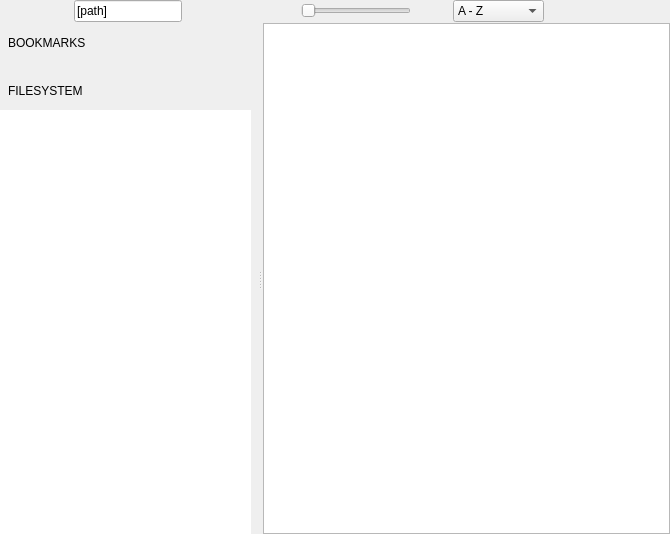
<?xml version="1.0" encoding="UTF-8"?>
<ui version="4.0">
 <class>FolderView</class>
 <widget class="QWidget" name="FolderView">
  <property name="geometry">
   <rect>
    <x>0</x>
    <y>0</y>
    <width>670</width>
    <height>534</height>
   </rect>
  </property>
  <property name="focusPolicy">
   <enum>Qt::StrongFocus</enum>
  </property>
  <property name="windowTitle">
   <string>Form</string>
  </property>
  <layout class="QVBoxLayout" name="verticalLayout">
   <property name="spacing">
    <number>0</number>
   </property>
   <property name="leftMargin">
    <number>0</number>
   </property>
   <property name="topMargin">
    <number>0</number>
   </property>
   <property name="rightMargin">
    <number>0</number>
   </property>
   <property name="bottomMargin">
    <number>0</number>
   </property>
   <item>
    <widget class="QWidget" name="topBar" native="true">
     <property name="sizePolicy">
      <sizepolicy hsizetype="Preferred" vsizetype="Fixed">
       <horstretch>0</horstretch>
       <verstretch>0</verstretch>
      </sizepolicy>
     </property>
     <property name="accessibleName">
      <string notr="true">FolderViewTopBar</string>
     </property>
     <layout class="QHBoxLayout" name="horizontalLayout_5">
      <property name="spacing">
       <number>0</number>
      </property>
      <property name="leftMargin">
       <number>0</number>
      </property>
      <property name="topMargin">
       <number>0</number>
      </property>
      <property name="rightMargin">
       <number>0</number>
      </property>
      <property name="bottomMargin">
       <number>0</number>
      </property>
      <item>
       <widget class="ActionButton" name="togglePlacesPanelButton" native="true">
        <property name="sizePolicy">
         <sizepolicy hsizetype="Fixed" vsizetype="Expanding">
          <horstretch>0</horstretch>
          <verstretch>0</verstretch>
         </sizepolicy>
        </property>
        <property name="minimumSize">
         <size>
          <width>40</width>
          <height>0</height>
         </size>
        </property>
        <property name="maximumSize">
         <size>
          <width>40</width>
          <height>16777215</height>
         </size>
        </property>
        <property name="accessibleName">
         <string notr="true">CheckableButtonLE</string>
        </property>
       </widget>
      </item>
      <item>
       <widget class="QWidget" name="pathBar" native="true">
        <property name="sizePolicy">
         <sizepolicy hsizetype="Minimum" vsizetype="Expanding">
          <horstretch>0</horstretch>
          <verstretch>0</verstretch>
         </sizepolicy>
        </property>
        <property name="accessibleName">
         <string notr="true">PathBar</string>
        </property>
        <layout class="QHBoxLayout" name="horizontalLayout">
         <property name="spacing">
          <number>0</number>
         </property>
         <property name="leftMargin">
          <number>0</number>
         </property>
         <property name="topMargin">
          <number>0</number>
         </property>
         <property name="rightMargin">
          <number>0</number>
         </property>
         <property name="bottomMargin">
          <number>0</number>
         </property>
         <item>
          <widget class="ActionButton" name="upButton" native="true">
           <property name="sizePolicy">
            <sizepolicy hsizetype="Fixed" vsizetype="Expanding">
             <horstretch>0</horstretch>
             <verstretch>0</verstretch>
            </sizepolicy>
           </property>
           <property name="minimumSize">
            <size>
             <width>34</width>
             <height>0</height>
            </size>
           </property>
           <property name="maximumSize">
            <size>
             <width>34</width>
             <height>16777215</height>
            </size>
           </property>
           <property name="accessibleName">
            <string notr="true">PathBarButton</string>
           </property>
          </widget>
         </item>
         <item>
          <widget class="QLineEdit" name="pathLabel">
           <property name="text">
            <string>[path]</string>
           </property>
          </widget>
         </item>
        </layout>
       </widget>
      </item>
      <item>
       <spacer name="pathbarSpacer">
        <property name="orientation">
         <enum>Qt::Horizontal</enum>
        </property>
        <property name="sizeType">
         <enum>QSizePolicy::MinimumExpanding</enum>
        </property>
        <property name="sizeHint" stdset="0">
         <size>
          <width>0</width>
          <height>20</height>
         </size>
        </property>
       </spacer>
      </item>
      <item>
       <widget class="QSlider" name="zoomSlider">
        <property name="sizePolicy">
         <sizepolicy hsizetype="Fixed" vsizetype="Fixed">
          <horstretch>0</horstretch>
          <verstretch>0</verstretch>
         </sizepolicy>
        </property>
        <property name="minimumSize">
         <size>
          <width>110</width>
          <height>0</height>
         </size>
        </property>
        <property name="maximumSize">
         <size>
          <width>110</width>
          <height>16777215</height>
         </size>
        </property>
        <property name="focusPolicy">
         <enum>Qt::NoFocus</enum>
        </property>
        <property name="contextMenuPolicy">
         <enum>Qt::NoContextMenu</enum>
        </property>
        <property name="accessibleName">
         <string>FolderViewSlider</string>
        </property>
        <property name="orientation">
         <enum>Qt::Horizontal</enum>
        </property>
        <property name="tickPosition">
         <enum>QSlider::NoTicks</enum>
        </property>
       </widget>
      </item>
      <item>
       <spacer name="zoomSliderSpacer">
        <property name="orientation">
         <enum>Qt::Horizontal</enum>
        </property>
        <property name="sizeType">
         <enum>QSizePolicy::Fixed</enum>
        </property>
        <property name="sizeHint" stdset="0">
         <size>
          <width>3</width>
          <height>20</height>
         </size>
        </property>
       </spacer>
      </item>
      <item>
       <widget class="IconButton" name="optionsPopupButton" native="true">
        <property name="sizePolicy">
         <sizepolicy hsizetype="Fixed" vsizetype="Expanding">
          <horstretch>0</horstretch>
          <verstretch>0</verstretch>
         </sizepolicy>
        </property>
        <property name="minimumSize">
         <size>
          <width>38</width>
          <height>0</height>
         </size>
        </property>
        <property name="maximumSize">
         <size>
          <width>38</width>
          <height>16777215</height>
         </size>
        </property>
        <property name="accessibleName">
         <string>CheckableButton</string>
        </property>
       </widget>
      </item>
      <item>
       <spacer name="horizontalSpacer_3">
        <property name="orientation">
         <enum>Qt::Horizontal</enum>
        </property>
        <property name="sizeType">
         <enum>QSizePolicy::Maximum</enum>
        </property>
        <property name="sizeHint" stdset="0">
         <size>
          <width>1</width>
          <height>20</height>
         </size>
        </property>
       </spacer>
      </item>
      <item>
       <widget class="StyledComboBox" name="sortingComboBox">
        <property name="sizePolicy">
         <sizepolicy hsizetype="Preferred" vsizetype="MinimumExpanding">
          <horstretch>0</horstretch>
          <verstretch>0</verstretch>
         </sizepolicy>
        </property>
        <property name="contextMenuPolicy">
         <enum>Qt::NoContextMenu</enum>
        </property>
        <property name="accessibleName">
         <string>PanelComboBox</string>
        </property>
        <property name="frame">
         <bool>true</bool>
        </property>
        <item>
         <property name="text">
          <string>A - Z</string>
         </property>
        </item>
        <item>
         <property name="text">
          <string>Z - A</string>
         </property>
        </item>
        <item>
         <property name="text">
          <string>Size</string>
         </property>
        </item>
        <item>
         <property name="text">
          <string>Size (desc)</string>
         </property>
        </item>
        <item>
         <property name="text">
          <string>Oldest</string>
         </property>
        </item>
        <item>
         <property name="text">
          <string>Newest</string>
         </property>
        </item>
       </widget>
      </item>
      <item>
       <spacer name="horizontalSpacer_2">
        <property name="orientation">
         <enum>Qt::Horizontal</enum>
        </property>
        <property name="sizeType">
         <enum>QSizePolicy::Fixed</enum>
        </property>
        <property name="sizeHint" stdset="0">
         <size>
          <width>8</width>
          <height>20</height>
         </size>
        </property>
       </spacer>
      </item>
      <item>
       <widget class="ActionButton" name="docViewButton" native="true">
        <property name="sizePolicy">
         <sizepolicy hsizetype="Fixed" vsizetype="Expanding">
          <horstretch>0</horstretch>
          <verstretch>0</verstretch>
         </sizepolicy>
        </property>
        <property name="minimumSize">
         <size>
          <width>38</width>
          <height>0</height>
         </size>
        </property>
        <property name="maximumSize">
         <size>
          <width>38</width>
          <height>16777215</height>
         </size>
        </property>
        <property name="accessibleName">
         <string>PanelButton</string>
        </property>
       </widget>
      </item>
      <item>
       <widget class="ActionButton" name="settingsButton" native="true">
        <property name="sizePolicy">
         <sizepolicy hsizetype="Fixed" vsizetype="Expanding">
          <horstretch>0</horstretch>
          <verstretch>0</verstretch>
         </sizepolicy>
        </property>
        <property name="minimumSize">
         <size>
          <width>38</width>
          <height>0</height>
         </size>
        </property>
        <property name="maximumSize">
         <size>
          <width>38</width>
          <height>16777215</height>
         </size>
        </property>
        <property name="accessibleName">
         <string>PanelButton</string>
        </property>
       </widget>
      </item>
      <item>
       <spacer name="panelRightEdgeSpacer">
        <property name="orientation">
         <enum>Qt::Horizontal</enum>
        </property>
        <property name="sizeType">
         <enum>QSizePolicy::Fixed</enum>
        </property>
        <property name="sizeHint" stdset="0">
         <size>
          <width>2</width>
          <height>20</height>
         </size>
        </property>
       </spacer>
      </item>
      <item>
       <widget class="ActionButton" name="exitButton" native="true">
        <property name="sizePolicy">
         <sizepolicy hsizetype="Fixed" vsizetype="Expanding">
          <horstretch>0</horstretch>
          <verstretch>0</verstretch>
         </sizepolicy>
        </property>
        <property name="minimumSize">
         <size>
          <width>40</width>
          <height>0</height>
         </size>
        </property>
        <property name="maximumSize">
         <size>
          <width>40</width>
          <height>16777215</height>
         </size>
        </property>
        <property name="accessibleName">
         <string>PanelButtonRE</string>
        </property>
       </widget>
      </item>
     </layout>
    </widget>
   </item>
   <item>
    <widget class="QWidget" name="contentsWidget" native="true">
     <property name="sizePolicy">
      <sizepolicy hsizetype="MinimumExpanding" vsizetype="MinimumExpanding">
       <horstretch>0</horstretch>
       <verstretch>0</verstretch>
      </sizepolicy>
     </property>
     <property name="accessibleName">
      <string notr="true">FolderViewContents</string>
     </property>
     <layout class="QHBoxLayout" name="horizontalLayout_7">
      <property name="spacing">
       <number>0</number>
      </property>
      <property name="leftMargin">
       <number>0</number>
      </property>
      <property name="topMargin">
       <number>1</number>
      </property>
      <property name="rightMargin">
       <number>0</number>
      </property>
      <property name="bottomMargin">
       <number>0</number>
      </property>
      <item>
       <widget class="QSplitter" name="splitter">
        <property name="accessibleName">
         <string notr="true">FolderViewSplitter</string>
        </property>
        <property name="orientation">
         <enum>Qt::Horizontal</enum>
        </property>
        <property name="handleWidth">
         <number>6</number>
        </property>
        <property name="childrenCollapsible">
         <bool>false</bool>
        </property>
        <widget class="QWidget" name="placesPanel" native="true">
         <property name="sizePolicy">
          <sizepolicy hsizetype="Preferred" vsizetype="Preferred">
           <horstretch>0</horstretch>
           <verstretch>0</verstretch>
          </sizepolicy>
         </property>
         <property name="minimumSize">
          <size>
           <width>170</width>
           <height>0</height>
          </size>
         </property>
         <property name="accessibleName">
          <string>PlacesPanel</string>
         </property>
         <layout class="QVBoxLayout" name="verticalLayout_2">
          <property name="spacing">
           <number>6</number>
          </property>
          <property name="sizeConstraint">
           <enum>QLayout::SetDefaultConstraint</enum>
          </property>
          <property name="leftMargin">
           <number>0</number>
          </property>
          <property name="topMargin">
           <number>7</number>
          </property>
          <property name="rightMargin">
           <number>6</number>
          </property>
          <property name="bottomMargin">
           <number>0</number>
          </property>
          <item>
           <layout class="QHBoxLayout" name="horizontalLayout_3">
            <property name="spacing">
             <number>16</number>
            </property>
            <property name="leftMargin">
             <number>8</number>
            </property>
            <property name="topMargin">
             <number>0</number>
            </property>
            <property name="rightMargin">
             <number>5</number>
            </property>
            <property name="bottomMargin">
             <number>0</number>
            </property>
            <item>
             <widget class="ClickableLabel" name="bookmarksLabel">
              <property name="sizePolicy">
               <sizepolicy hsizetype="MinimumExpanding" vsizetype="Preferred">
                <horstretch>0</horstretch>
                <verstretch>0</verstretch>
               </sizepolicy>
              </property>
              <property name="cursor">
               <cursorShape>PointingHandCursor</cursorShape>
              </property>
              <property name="mouseTracking">
               <bool>true</bool>
              </property>
              <property name="accessibleName">
               <string notr="true">PanelSectionHeader</string>
              </property>
              <property name="text">
               <string>BOOKMARKS</string>
              </property>
             </widget>
            </item>
            <item>
             <widget class="IconButton" name="newBookmarkButton" native="true">
              <property name="minimumSize">
               <size>
                <width>26</width>
                <height>26</height>
               </size>
              </property>
              <property name="maximumSize">
               <size>
                <width>26</width>
                <height>26</height>
               </size>
              </property>
              <property name="accessibleName">
               <string>PlacesPanelButton</string>
              </property>
             </widget>
            </item>
           </layout>
          </item>
          <item>
           <widget class="BookmarksWidget" name="bookmarksWidget" native="true"/>
          </item>
          <item>
           <spacer name="placesPanelSpacer">
            <property name="orientation">
             <enum>Qt::Vertical</enum>
            </property>
            <property name="sizeType">
             <enum>QSizePolicy::Fixed</enum>
            </property>
            <property name="sizeHint" stdset="0">
             <size>
              <width>20</width>
              <height>10</height>
             </size>
            </property>
           </spacer>
          </item>
          <item>
           <layout class="QHBoxLayout" name="horizontalLayout_6">
            <property name="spacing">
             <number>16</number>
            </property>
            <property name="leftMargin">
             <number>8</number>
            </property>
            <property name="topMargin">
             <number>0</number>
            </property>
            <property name="rightMargin">
             <number>5</number>
            </property>
            <property name="bottomMargin">
             <number>0</number>
            </property>
            <item>
             <widget class="ClickableLabel" name="directoriesLabel">
              <property name="sizePolicy">
               <sizepolicy hsizetype="MinimumExpanding" vsizetype="Preferred">
                <horstretch>0</horstretch>
                <verstretch>0</verstretch>
               </sizepolicy>
              </property>
              <property name="cursor">
               <cursorShape>PointingHandCursor</cursorShape>
              </property>
              <property name="mouseTracking">
               <bool>true</bool>
              </property>
              <property name="accessibleName">
               <string notr="true">PanelSectionHeader</string>
              </property>
              <property name="text">
               <string>FILESYSTEM</string>
              </property>
             </widget>
            </item>
            <item>
             <layout class="QHBoxLayout" name="horizontalLayout_8">
              <property name="spacing">
               <number>0</number>
              </property>
              <property name="leftMargin">
               <number>0</number>
              </property>
              <item>
               <widget class="IconButton" name="rootButton" native="true">
                <property name="minimumSize">
                 <size>
                  <width>26</width>
                  <height>26</height>
                 </size>
                </property>
                <property name="maximumSize">
                 <size>
                  <width>26</width>
                  <height>26</height>
                 </size>
                </property>
                <property name="accessibleName">
                 <string>PlacesPanelButton</string>
                </property>
               </widget>
              </item>
              <item>
               <widget class="IconButton" name="homeButton" native="true">
                <property name="minimumSize">
                 <size>
                  <width>26</width>
                  <height>26</height>
                 </size>
                </property>
                <property name="maximumSize">
                 <size>
                  <width>26</width>
                  <height>26</height>
                 </size>
                </property>
                <property name="accessibleName">
                 <string>PlacesPanelButton</string>
                </property>
               </widget>
              </item>
             </layout>
            </item>
           </layout>
          </item>
          <item>
           <widget class="TreeViewCustom" name="dirTreeView">
            <property name="sizePolicy">
             <sizepolicy hsizetype="Preferred" vsizetype="Expanding">
              <horstretch>0</horstretch>
              <verstretch>2</verstretch>
             </sizepolicy>
            </property>
            <property name="minimumSize">
             <size>
              <width>1</width>
              <height>1</height>
             </size>
            </property>
            <property name="frameShape">
             <enum>QFrame::NoFrame</enum>
            </property>
            <property name="verticalScrollBarPolicy">
             <enum>Qt::ScrollBarAsNeeded</enum>
            </property>
            <property name="horizontalScrollBarPolicy">
             <enum>Qt::ScrollBarAlwaysOff</enum>
            </property>
            <property name="sizeAdjustPolicy">
             <enum>QAbstractScrollArea::AdjustToContents</enum>
            </property>
            <property name="indentation">
             <number>10</number>
            </property>
            <property name="uniformRowHeights">
             <bool>true</bool>
            </property>
            <property name="animated">
             <bool>false</bool>
            </property>
            <property name="headerHidden">
             <bool>true</bool>
            </property>
            <property name="expandsOnDoubleClick">
             <bool>true</bool>
            </property>
            <attribute name="headerVisible">
             <bool>false</bool>
            </attribute>
           </widget>
          </item>
          <item>
           <spacer name="verticalSpacer">
            <property name="orientation">
             <enum>Qt::Vertical</enum>
            </property>
            <property name="sizeType">
             <enum>QSizePolicy::MinimumExpanding</enum>
            </property>
            <property name="sizeHint" stdset="0">
             <size>
              <width>20</width>
              <height>0</height>
             </size>
            </property>
           </spacer>
          </item>
         </layout>
        </widget>
        <widget class="QWidget" name="thumbnailGridHolder" native="true">
         <layout class="QHBoxLayout" name="horizontalLayout_2">
          <property name="spacing">
           <number>0</number>
          </property>
          <property name="leftMargin">
           <number>0</number>
          </property>
          <property name="topMargin">
           <number>0</number>
          </property>
          <property name="rightMargin">
           <number>0</number>
          </property>
          <property name="bottomMargin">
           <number>0</number>
          </property>
          <item>
           <widget class="FolderGridView" name="thumbnailGrid">
            <property name="minimumSize">
             <size>
              <width>200</width>
              <height>0</height>
             </size>
            </property>
           </widget>
          </item>
         </layout>
        </widget>
       </widget>
      </item>
     </layout>
    </widget>
   </item>
  </layout>
 </widget>
 <customwidgets>
  <customwidget>
   <class>ClickableLabel</class>
   <extends>QLabel</extends>
   <header>gui/customwidgets/clickablelabel.h</header>
   <slots>
    <signal>clicked()</signal>
   </slots>
  </customwidget>
  <customwidget>
   <class>StyledComboBox</class>
   <extends>QComboBox</extends>
   <header>gui/customwidgets/styledcombobox.h</header>
  </customwidget>
  <customwidget>
   <class>ActionButton</class>
   <extends>QWidget</extends>
   <header>gui/customwidgets/actionbutton.h</header>
   <container>1</container>
  </customwidget>
  <customwidget>
   <class>FolderGridView</class>
   <extends>QGraphicsView</extends>
   <header>gui/folderview/foldergridview.h</header>
  </customwidget>
  <customwidget>
   <class>TreeViewCustom</class>
   <extends>QTreeView</extends>
   <header>gui/folderview/treeviewcustom.h</header>
  </customwidget>
  <customwidget>
   <class>BookmarksWidget</class>
   <extends>QWidget</extends>
   <header>gui/folderview/bookmarkswidget.h</header>
   <container>1</container>
  </customwidget>
  <customwidget>
   <class>IconButton</class>
   <extends>QWidget</extends>
   <header>gui/customwidgets/iconbutton.h</header>
   <container>1</container>
  </customwidget>
 </customwidgets>
 <resources/>
 <connections>
  <connection>
   <sender>bookmarksLabel</sender>
   <signal>clicked()</signal>
   <receiver>FolderView</receiver>
   <slot>toggleBookmarks()</slot>
   <hints>
    <hint type="sourcelabel">
     <x>54</x>
     <y>58</y>
    </hint>
    <hint type="destinationlabel">
     <x>-5</x>
     <y>63</y>
    </hint>
   </hints>
  </connection>
  <connection>
   <sender>directoriesLabel</sender>
   <signal>clicked()</signal>
   <receiver>FolderView</receiver>
   <slot>toggleFilesystemView()</slot>
   <hints>
    <hint type="sourcelabel">
     <x>44</x>
     <y>234</y>
    </hint>
    <hint type="destinationlabel">
     <x>-10</x>
     <y>166</y>
    </hint>
   </hints>
  </connection>
  <connection>
   <sender>dirTreeView</sender>
   <signal>clicked(QModelIndex)</signal>
   <receiver>FolderView</receiver>
   <slot>onTreeViewClicked(QModelIndex)</slot>
   <hints>
    <hint type="sourcelabel">
     <x>106</x>
     <y>298</y>
    </hint>
    <hint type="destinationlabel">
     <x>11</x>
     <y>39</y>
    </hint>
   </hints>
  </connection>
 </connections>
 <slots>
  <slot>onTreeViewClicked(QModelIndex)</slot>
  <slot>toggleBookmarks()</slot>
  <slot>toggleFilesystemView()</slot>
 </slots>
</ui>
